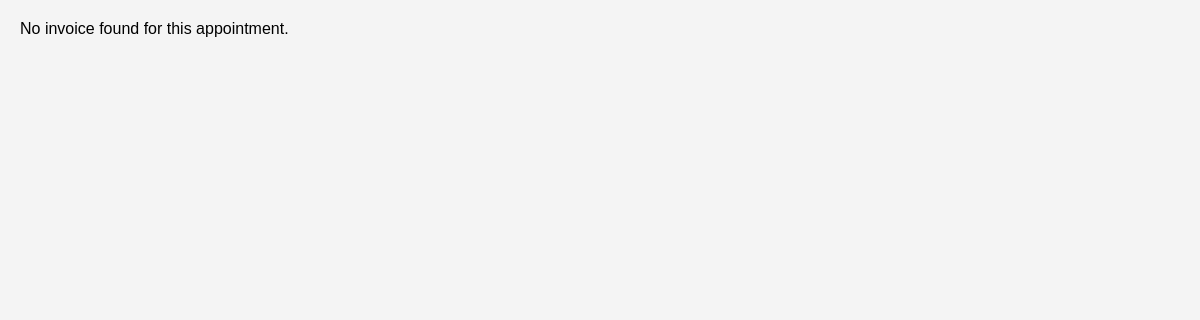
/invoice/15/, run on an earlier commit of the app's database.
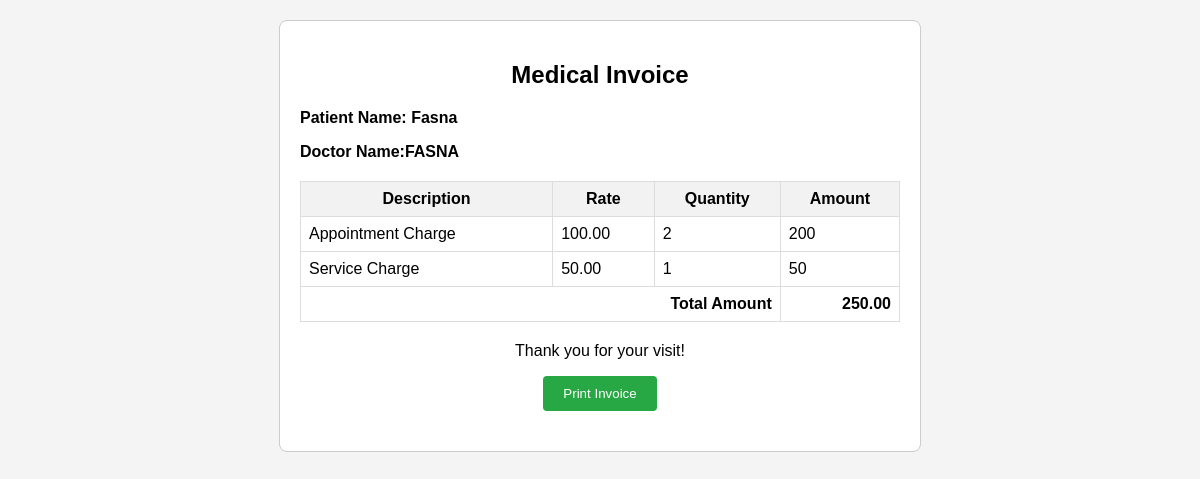
And on a later commit of the database.
### hospital_staff/models.py (models this page shows, shortened)
class Invoice(models.Model):
    PAYMENT_METHOD_CHOICES = [
        ('Cash', 'Cash'),
        ('Card', 'Card'),
        ('UPI', 'UPI'),
    ]
    appointment = models.OneToOneField(Appointment, on_delete=models.CASCADE)
    patient = models.CharField(max_length=255, default=False)
    doctor = models.CharField(max_length=255, default=False)
    appointment_charge_rate = models.DecimalField(max_digits=10, decimal_places=2, default=100.00)
    appointment_quantity = models.PositiveIntegerField(default=1)
    appointment_total = models.PositiveIntegerField(default=0)
    service_charge_rate = models.DecimalField(max_digits=10, decimal_places=2, default=50.00)
    service_quantity = models.PositiveIntegerField(default=0)
    service_total = models.PositiveIntegerField(default=0)
    date = models.DateField(auto_now_add=True)
    payment_mode = models.CharField(max_length=10, choices=PAYMENT_METHOD_CHOICES)
    total_amount = models.DecimalField(max_digits=10, decimal_places=2)
    created_at = models.DateTimeField(auto_now_add=True)

### Hospital_app/views.py (the view)
# urls.py: path('invoice/<int:appointment_id>/', views.view_invoice, name='view_invoice'),
def view_invoice(request, appointment_id):
    appointment = get_object_or_404(Appointment, pk=appointment_id)
    try:
        invoice = Invoice.objects.get(appointment=appointment)
    except Invoice.DoesNotExist:
        invoice = None
    return render(request, 'invoice.html', {'appointment': appointment, 'invoice': invoice})

### templates/invoice.html (shortened to what this page needs)
<!DOCTYPE html>
<html lang="en">
<head>
</head>
<body>
{% if invoice %}
    <div class="container">
        <div class="header">
            <h2>Medical Invoice</h2>
        </div>
        <form method="post">
            <div class="details">
                <p><strong>Patient Name: {{invoice.patient}}</strong></p>
                <p><strong>Doctor Name:{{invoice.doctor}}</strong></p>
            </div>
            <div class="charges">
                <table>
                    <thead>
                        <tr>
                            <th>Description</th>
                            <th>Rate</th>
                            <th>Quantity</th>
                            <th>Amount</th>
                        </tr>
                    </thead>
                    <tbody>
                        <tr>
                            <td>Appointment Charge</td>
                            <td>{{invoice.appointment_charge_rate}}</td>
                            <td>{{invoice.appointment_quantity}}</td>
                            <td id="appointmentAmount">{{invoice.appointment_total}}</td>
                        </tr>
                        <tr>
                            <td>Service Charge</td>
                            <td>{{invoice.service_charge_rate}}</td>
                            <td>{{invoice.service_quantity}}</td>
                            <td id="serviceAmount">{{invoice.service_total}}</td>
                        </tr>
                    </tbody>
                    <tfoot>
                        <tr>
                            <td colspan="3" class="total">Total Amount</td>
                            <td class="total" id="totalAmount">{{invoice.total_amount}}</td>
                        </tr>
                    </tfoot>
                </table>
            </div>
            <div class="footer">
                <p>Thank you for your visit!</p>
                <button type="button" class="btn btn-primary" onclick="javascript:window.print();" style="color:white;"> Print Invoice</button>
            </div>
        </form>
    </div>
{% else %}
<p>No invoice found for this appointment.</p>
{% endif %}
</body>
</html>

What changed in the data, as far as the page shows it:
added Invoice: patient "Fasna", doctor "FASNA", appointment_charge_rate "100.00", appointment_quantity "2", appointment_total "200", service_charge_rate "50.00", service_quantity "1", service_total "50", total_amount "250.00"
Also different on the page:
text no longer shown: "No invoice found for this appointment."
text now shown: "Medical Invoice Patient Name: Doctor Name: Description Rate Quantity Amount Appointment Charge Service Charge Total Amount Thank you for your visit! Print Invoice"
